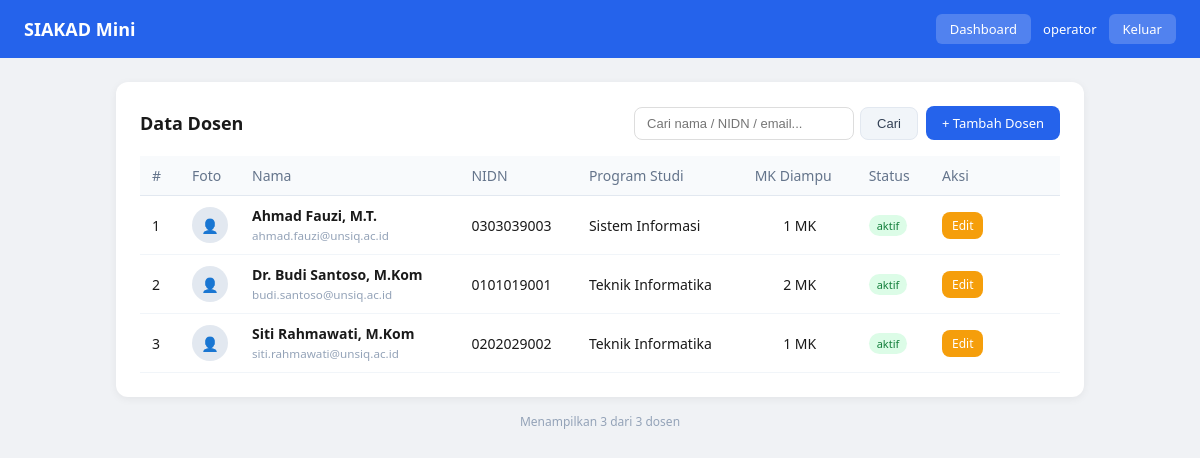
The page /public/dosen.php (signed in) on the database its author committed.
### tables this page shows
CREATE TABLE dosen (
    id            INT UNSIGNED AUTO_INCREMENT PRIMARY KEY,
    nidn          CHAR(10)     NOT NULL UNIQUE,
    nama          VARCHAR(100) NOT NULL,
    email         VARCHAR(120) NOT NULL UNIQUE,
    program_studi ENUM('Teknik Informatika','Sistem Informasi','Teknik Elektro') NOT NULL,
    foto          VARCHAR(255) NULL DEFAULT NULL,
    status        ENUM('aktif','nonaktif') NOT NULL DEFAULT 'aktif',
    created_at    TIMESTAMP NOT NULL DEFAULT CURRENT_TIMESTAMP,
    updated_at    TIMESTAMP NOT NULL DEFAULT CURRENT_TIMESTAMP ON UPDATE CURRENT_TIMESTAMP,
    deleted_at    TIMESTAMP NULL DEFAULT NULL,
    INDEX idx_deleted (deleted_at),
    INDEX idx_status  (status)
);

### config/session.php (called while the page is built, shortened)
<?php
function currentUser(): array
{
    return $_SESSION['user'] ?? [];
}

### public/dosen.php (the view, shortened to what this page needs)
<?php
require_once __DIR__ . '/../config/session.php';
$pdo  = getDB();
$user = currentUser();
$cari     = trim($_GET['cari'] ?? '');
$halaman  = max(1, (int)($_GET['halaman'] ?? 1));
$perHal   = 5;
$offset   = ($halaman - 1) * $perHal;
$sqlTotal = 'SELECT COUNT(*) FROM dosen WHERE deleted_at IS NULL';
$params   = [];
$stmtTotal  = $pdo->prepare($sqlTotal);
$stmtTotal->execute($params);
$total      = (int)$stmtTotal->fetchColumn();
$sqlData = 'SELECT d.*,
            (SELECT COUNT(*) FROM dosen_matkul dm WHERE dm.dosen_id = d.id) AS jml_matkul
            FROM dosen d
            WHERE d.deleted_at IS NULL';
$sqlData .= ' ORDER BY d.nama ASC LIMIT :limit OFFSET :offset';
$stmtData = $pdo->prepare($sqlData);
$stmtData->bindValue(':limit',  $perHal, PDO::PARAM_INT);
$stmtData->bindValue(':offset', $offset, PDO::PARAM_INT);
$stmtData->execute();
$listDosen = $stmtData->fetchAll();
?>
<!DOCTYPE html>
<html lang="id">
<head>
</head>
<body>
<nav class="navbar">
    <h1>SIAKAD Mini</h1>
    <div class="nav-right">
        <a href="/siakad-mini/public/index.php">Dashboard</a>
        <span><?= htmlspecialchars($user['username'], ENT_QUOTES, 'UTF-8') ?></span>
        <a href="/siakad-mini/public/logout.php">Keluar</a>
    </div>
</nav>
<div class="container">
    <div class="card">
        <div class="toolbar">
            <h2>Data Dosen</h2>
            <div class="toolbar-right">
                <form class="search-form" method="GET" action="">
                    <input type="text" name="cari" placeholder="Cari nama / NIDN / email..."
                           value="<?= htmlspecialchars($cari, ENT_QUOTES, 'UTF-8') ?>">
                    <button type="submit" class="btn btn-secondary">Cari</button>
                </form>
                <a href="/siakad-mini/public/dosen_create.php" class="btn btn-primary">+ Tambah Dosen</a>
            </div>
        </div>
        <?php if (empty($listDosen)): ?>
            <div class="empty-state">
                <div style="font-size:40px">👨‍🏫</div>
                <p><?= $cari !== '' ? 'Tidak ada dosen yang cocok dengan pencarian.' : 'Belum ada data dosen.' ?></p>
            </div>
        <?php else: ?>
            <table>
                <thead>
                    <tr>
                        <th style="width:40px">#</th>
                        <th style="width:44px">Foto</th>
                        <th>Nama</th>
                        <th>NIDN</th>
                        <th>Program Studi</th>
                        <th>MK Diampu</th>
                        <th>Status</th>
                        <th style="width:130px">Aksi</th>
                    </tr>
                </thead>
                <tbody>
                <?php foreach ($listDosen as $i => $d): ?>
                    <tr>
                        <td><?= $offset + $i + 1 ?></td>
                        <td>
                            <?php if ($d['foto'] && file_exists(__DIR__ . '/../uploads/' . $d['foto'])): ?>
                                <img src="/siakad-mini/uploads/<?= htmlspecialchars($d['foto'], ENT_QUOTES, 'UTF-8') ?>"
                                     alt="foto" class="foto-thumb">
                            <?php else: ?>
                                <div class="foto-placeholder">👤</div>
                            <?php endif; ?>
                        </td>
                        <td>
                            <strong><?= htmlspecialchars($d['nama'], ENT_QUOTES, 'UTF-8') ?></strong><br>
                            <small style="color:#94a3b8"><?= htmlspecialchars($d['email'], ENT_QUOTES, 'UTF-8') ?></small>
                        </td>
                        <td><?= htmlspecialchars($d['nidn'], ENT_QUOTES, 'UTF-8') ?></td>
                        <td><?= htmlspecialchars($d['program_studi'], ENT_QUOTES, 'UTF-8') ?></td>
                        <td style="text-align:center"><?= (int)$d['jml_matkul'] ?> MK</td>
                        <td>
                            <span class="badge badge-<?= $d['status'] ?>">
                                <?= htmlspecialchars($d['status'], ENT_QUOTES, 'UTF-8') ?>
                            </span>
                        </td>
                        <td>
                            <div class="actions">
                                <a href="/siakad-mini/public/dosen_edit.php?id=<?= $d['id'] ?>"
                                   class="btn btn-warning btn-sm">Edit</a>
                            </div>
                        </td>
                    </tr>
                <?php endforeach; ?>
                </tbody>
            </table>
        <?php endif; ?>
    </div>
    <div style="margin-top:1rem; font-size:12px; color:#94a3b8; text-align:center;">
        Menampilkan <?= count($listDosen) ?> dari <?= $total ?> dosen
    </div>
</div>
</body>
</html>

### public/dosen.php (style rules this page uses)
* { box-sizing: border-box; margin: 0; padding: 0; }
body { font-family: 'Segoe UI', sans-serif; background: #f0f2f5; }
.navbar { background: #2563eb; color: #fff; padding: 14px 24px; display: flex; justify-content: space-between; align-items: center; }
.navbar h1 { font-size: 18px; font-weight: 600; }
.navbar .nav-right { display: flex; align-items: center; gap: 12px; font-size: 13px; }
.navbar a { color:#fff; text-decoration:none; background:rgba(255,255,255,0.2); padding:6px 14px; border-radius:6px; }
.container { max-width: 1000px; margin: 1.5rem auto; padding: 0 1rem; }
.card { background:#fff; border-radius:12px; padding:1.5rem; box-shadow:0 2px 8px rgba(0,0,0,0.06); }
.toolbar { display:flex; justify-content:space-between; align-items:center; margin-bottom:1rem; flex-wrap:wrap; gap:10px; }
.toolbar h2 { font-size:18px; color:#1a1a1a; }
.toolbar-right { display:flex; gap:8px; align-items:center; flex-wrap:wrap; }
.search-form { display:flex; gap:6px; }
.search-form input { padding:8px 12px; border:1px solid #ddd; border-radius:8px; font-size:13px; width:220px; }
.btn { padding:8px 16px; border-radius:8px; font-size:13px; font-weight:500; cursor:pointer; border:none; text-decoration:none; display:inline-block; }
.btn-primary { background:#2563eb; color:#fff; }
.btn-secondary { background:#f1f5f9; color:#334155; border:1px solid #e2e8f0; }
.btn-warning { background:#f59e0b; color:#fff; }
.btn-sm { padding:5px 10px; font-size:12px; }
table { width:100%; border-collapse:collapse; font-size:14px; }
thead th { background:#f8fafc; padding:10px 12px; text-align:left; font-weight:500; color:#64748b; border-bottom:1px solid #e2e8f0; }
tbody td { padding:10px 12px; border-bottom:1px solid #f1f5f9; color:#1a1a1a; vertical-align:middle; }
.badge { display:inline-block; padding:3px 8px; border-radius:20px; font-size:11px; font-weight:500; }
.badge-aktif { background:#dcfce7; color:#15803d; }
.foto-placeholder { width:36px; height:36px; border-radius:50%; background:#e2e8f0; display:flex; align-items:center; justify-content:center; font-size:14px; color:#94a3b8; }
.actions { display:flex; gap:6px; }

### rows shown on the page
dosen: i "1", nama "Ahmad Fauzi, M.T.", email "ahmad.fauzi@unsiq.ac.id", nidn "0303039003", program_studi "Sistem Informasi", jml_matkul "1", status "aktif"
dosen: i "2", nama "Dr. Budi Santoso, M.Kom", email "budi.santoso@unsiq.ac.id", nidn "0101019001", program_studi "Teknik Informatika", jml_matkul "2", status "aktif"
dosen: i "3", nama "Siti Rahmawati, M.Kom", email "siti.rahmawati@unsiq.ac.id", nidn "0202029002", program_studi "Teknik Informatika", jml_matkul "1", status "aktif"

### other values the page prints
$user['username'] "operator"
count($listDosen) "3"
$total "3"
